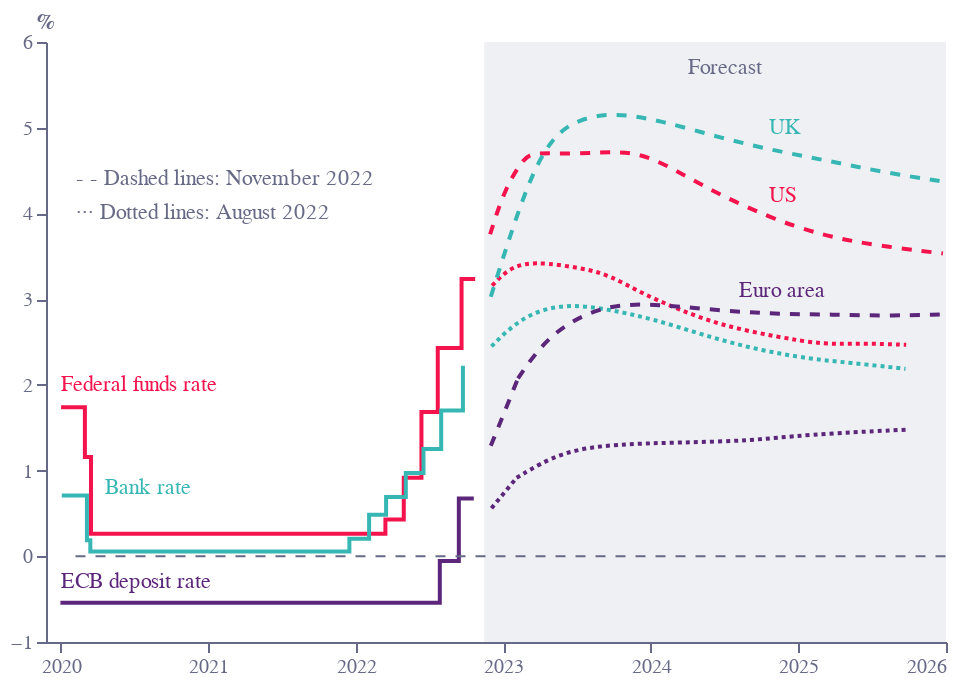

This figure's notebook cell:
### Code cell
base = alt.Chart(f2).encode(
    x=alt.X(
        "x1:Q",
        axis=alt.Axis(
            grid=False,
            titleAlign="center",
            titleAnchor="middle",
            # title="⬅ historical    forecast ➡",
            title='',
            titleY=-295,
            titleX=216,
            labelColor=colors["eco-gray"],
            titleColor=colors["eco-gray"],
            tickColor=colors["eco-gray"],
            domainColor=colors["eco-gray"],
            tickCount=5,
            orient="bottom",
            labelAngle=0,
            format='.0f'
        ),
        scale=alt.Scale(domain=[2019.9, 2026],nice=False),
    ),
    y=alt.Y(
        "y1:Q",
        sort=[],
        axis=alt.Axis(
            grid=False,
            title="%",
            titleX=-5,
            titleY=-5,
            titleBaseline="bottom",
            titleAngle=0,
            titleAlign="left",
            labelColor=colors["eco-gray"],
            titleColor=colors["eco-gray"],
            tickColor=colors["eco-gray"],
            domainColor=colors["eco-gray"],
        ),
        scale=alt.Scale(domain=[-1, 6]),
    )
)
line1 = base.mark_line(color=colors["eco-dot"],interpolate='step-after').encode(
).transform_filter('datum.x1<2022.9')
line2 = base.mark_line(color=colors["eco-dot"],interpolate='basis',strokeDash=[5,5]).encode(
).transform_filter('datum.x1>2022.9').transform_filter('datum.y1>3.5')
line3 = base.mark_line(color=colors["eco-dot"],interpolate='basis',strokeDash=[2,2]).encode(
).transform_filter('datum.x1>2022.9').transform_filter('datum.y1<3.5')
base=base.encode(x='x2:Q',y='y2:Q')
line4 = base.mark_line(color=colors["eco-turquiose"],interpolate='step-after').encode(
).transform_filter('datum.x1<2022.92')
line5 = base.mark_line(color=colors["eco-turquiose"],interpolate='basis',strokeDash=[5,5]).encode(
).transform_filter('datum.x1>2022.92').transform_filter('datum.y1>3.5')
line6 = base.mark_line(color=colors["eco-turquiose"],interpolate='basis',strokeDash=[2,2]).encode(
).transform_filter('datum.x1>2022.92').transform_filter('datum.y1<3.5')
base=base.encode(x='x3:Q',y='y3:Q')
line7 = base.mark_line(color=colors["eco-purple"],interpolate='step-after').encode(
).transform_filter('datum.x3<2022.8')
line8 = base.mark_line(color=colors["eco-purple"],interpolate='basis',strokeDash=[5,5]).encode(
).transform_filter('datum.x3>2023.0').transform_filter('datum.y3>1.5')
line9 = base.mark_line(color=colors["eco-purple"],interpolate='basis',strokeDash=[2,2]).encode(
).transform_filter('datum.x3>2023.0').transform_filter('datum.y3<1.5')
line8b = base.mark_line(color=colors["eco-purple"],interpolate='basis',strokeDash=[5,5]).encode(
).transform_filter('datum.x3>2022.8').transform_filter('datum.x3<2023.1').transform_filter('datum.y3>1.2')
line9b = base.mark_line(color=colors["eco-purple"],interpolate='basis',strokeDash=[2,2]).encode(
).transform_filter('datum.x3>2022.8').transform_filter('datum.x3<2023.1').transform_filter('datum.y3<1.2')
axis1 = (
    alt.Chart(pd.DataFrame([{"x1": 2020.1, "y1": 0}, {"x1": 2026, "y1": 0}]))
    .mark_line(strokeWidth=1, strokeDash=[5, 5], color=colors["eco-gray"])
    .encode(x=alt.X("x1:Q", sort=[]), y="y1:Q")
)
axis2 = (
    alt.Chart(pd.DataFrame([{"x1": 2022.87, "y1": -1}, {"x1": 2022.87, "y1": 6}]))
    .mark_line(strokeWidth=1, strokeDash=[5, 5], color=colors["eco-gray"])
    .encode(x=alt.X("x1:Q", sort=[]), y="y1:Q")
)
label1=alt.Chart(pd.DataFrame([{'x':2020.0,'y':2,'t':'Federal funds rate'}])).mark_text(color=colors['eco-dot'],align='left').encode(x='x:Q',y='y:Q',text='t:N')
label2=alt.Chart(pd.DataFrame([{'x':2020.3,'y':0.8,'t':'Bank rate'}])).mark_text(color=colors['eco-turquiose'],align='left').encode(x='x:Q',y='y:Q',text='t:N')
label3=alt.Chart(pd.DataFrame([{'x':2020.0,'y':-0.3,'t':'ECB deposit rate'}])).mark_text(color=colors['eco-purple'],align='left').encode(x='x:Q',y='y:Q',text='t:N')
label4=alt.Chart(pd.DataFrame([{'x':2024.8,'y':4.2,'t':'US'}])).mark_text(color=colors['eco-dot'],align='left').encode(x='x:Q',y='y:Q',text='t:N')
label5=alt.Chart(pd.DataFrame([{'x':2024.8,'y':5,'t':'UK'}])).mark_text(color=colors['eco-turquiose'],align='left').encode(x='x:Q',y='y:Q',text='t:N')
label6=alt.Chart(pd.DataFrame([{'x':2024.6,'y':3.1,'t':'Euro area'}])).mark_text(color=colors['eco-purple'],align='left').encode(x='x:Q',y='y:Q',text='t:N')
label7=alt.Chart(pd.DataFrame([{'x':2020.1,'y':4.4,'t':'- - Dashed lines: November 2022'}])).mark_text(color=colors['eco-gray'],align='left').encode(x='x:Q',y='y:Q',text='t:N')
label8=alt.Chart(pd.DataFrame([{'x':2020.1,'y':4,'t':'··· Dotted lines: August 2022'}])).mark_text(color=colors['eco-gray'],align='left').encode(x='x:Q',y='y:Q',text='t:N')
area = alt.Chart(pd.DataFrame([{'x':2022.87,'y':-1,'y2':6},{'x':2026,'y':-1,'y2':6}])).mark_area(opacity=0.1, color=colors["eco-gray"]).encode(
    y="y:Q", y2="y2:Q",x='x:Q')
label9=alt.Chart(pd.DataFrame([{'x':2024.5,'y':5.7,'t':'Forecast'}])).mark_text(color=colors['eco-gray'],align='center').encode(x='x:Q',y='y:Q',text='t:N')
layer1 = (
    ((area+line1+line2+line3+line4+line5+line6+line7+line8+line9+line8b+line9b+\
      axis1+label1+label2+label3+label4+label5+label6+label7+label8+label9).properties(height=300, width=450))
    .configure_view(stroke=None)
    .properties(title="")
)
layer1.save("visualisation/" + f + ".json")
layer1.save("visualisation/" + f + ".png")
layer1.save("visualisation/" + f + ".svg")
open("README.md", "a").write(readme)
layer1

### Figure 1 — Vega-Lite specification as saved in the notebook (floating-point values rounded to 4 significant figures)
{"config": {"view": {"continuousWidth": 400, "continuousHeight": 300, "stroke": null}}, "layer": [{"data": {"name": "data-136979204f17259904a0717000065067"}, "mark": {"type": "area", "color": "#676A86", "opacity": 0.1}, "encoding": {"x": {"field": "x", "type": "quantitative"}, "y": {"field": "y", "type": "quantitative"}, "y2": {"field": "y2"}}}, {"data": {"name": "data-d8cd504cee6209656761a0f9edd95e92"}, "mark": {"type": "line", "color": "#F4134D", "interpolate": "step-after"}, "encoding": {"x": {"axis": {"domainColor": "#676A86", "format": ".0f", "grid": false, "labelAngle": 0, "labelColor": "#676A86", "orient": "bottom", "tickColor": "#676A86", "tickCount": 5, "title": "", "titleAlign": "center", "titleAnchor": "middle", "titleColor": "#676A86", "titleX": 216, "titleY": -295}, "field": "x1", "scale": {"domain": [2020.0, 2026], "nice": false}, "type": "quantitative"}, "y": {"axis": {"domainColor": "#676A86", "grid": false, "labelColor": "#676A86", "tickColor": "#676A86", "title": "%", "titleAlign": "left", "titleAngle": 0, "titleBaseline": "bottom", "titleColor": "#676A86", "titleX": -5, "titleY": -5}, "field": "y1", "scale": {"domain": [-1, 6]}, "sort": [], "type": "quantitative"}}, "transform": [{"filter": "datum.x1<2022.9"}]}, {"data": {"name": "data-d8cd504cee6209656761a0f9edd95e92"}, "mark": {"type": "line", "color": "#F4134D", "interpolate": "basis", "strokeDash": [5, 5]}, "encoding": {"x": {"axis": {"domainColor": "#676A86", "format": ".0f", "grid": false, "labelAngle": 0, "labelColor": "#676A86", "orient": "bottom", "tickColor": "#676A86", "tickCount": 5, "title": "", "titleAlign": "center", "titleAnchor": "middle", "titleColor": "#676A86", "titleX": 216, "titleY": -295}, "field": "x1", "scale": {"domain": [2020.0, 2026], "nice": false}, "type": "quantitative"}, "y": {"axis": {"domainColor": "#676A86", "grid": false, "labelColor": "#676A86", "tickColor": "#676A86", "title": "%", "titleAlign": "left", "titleAngle": 0, "titleBaseline": "bottom", "titleColor": "#676A86", "titleX": -5, "titleY": -5}, "field": "y1", "scale": {"domain": [-1, 6]}, "sort": [], "type": "quantitative"}}, "transform": [{"filter": "datum.x1>2022.9"}, {"filter": "datum.y1>3.5"}]}, {"data": {"name": "data-d8cd504cee6209656761a0f9edd95e92"}, "mark": {"type": "line", "color": "#F4134D", "interpolate": "basis", "strokeDash": [2, 2]}, "encoding": {"x": {"axis": {"domainColor": "#676A86", "format": ".0f", "grid": false, "labelAngle": 0, "labelColor": "#676A86", "orient": "bottom", "tickColor": "#676A86", "tickCount": 5, "title": "", "titleAlign": "center", "titleAnchor": "middle", "titleColor": "#676A86", "titleX": 216, "titleY": -295}, "field": "x1", "scale": {"domain": [2020.0, 2026], "nice": false}, "type": "quantitative"}, "y": {"axis": {"domainColor": "#676A86", "grid": false, "labelColor": "#676A86", "tickColor": "#676A86", "title": "%", "titleAlign": "left", "titleAngle": 0, "titleBaseline": "bottom", "titleColor": "#676A86", "titleX": -5, "titleY": -5}, "field": "y1", "scale": {"domain": [-1, 6]}, "sort": [], "type": "quantitative"}}, "transform": [{"filter": "datum.x1>2022.9"}, {"filter": "datum.y1<3.5"}]}, {"data": {"name": "data-d8cd504cee6209656761a0f9edd95e92"}, "mark": {"type": "line", "color": "#36B7B4", "interpolate": "step-after"}, "encoding": {"x": {"field": "x2", "type": "quantitative"}, "y": {"field": "y2", "type": "quantitative"}}, "transform": [{"filter": "datum.x1<2022.92"}]}, {"data": {"name": "data-d8cd504cee6209656761a0f9edd95e92"}, "mark": {"type": "line", "color": "#36B7B4", "interpolate": "basis", "strokeDash": [5, 5]}, "encoding": {"x": {"field": "x2", "type": "quantitative"}, "y": {"field": "y2", "type": "quantitative"}}, "transform": [{"filter": "datum.x1>2022.92"}, {"filter": "datum.y1>3.5"}]}, {"data": {"name": "data-d8cd504cee6209656761a0f9edd95e92"}, "mark": {"type": "line", "color": "#36B7B4", "interpolate": "basis", "strokeDash": [2, 2]}, "encoding": {"x": {"field": "x2", "type": "quantitative"}, "y": {"field": "y2", "type": "quantitative"}}, "transform": [{"filter": "datum.x1>2022.92"}, {"filter": "datum.y1<3.5"}]}, {"data": {"name": "data-d8cd504cee6209656761a0f9edd95e92"}, "mark": {"type": "line", "color": "#5C267B", "interpolate": "step-after"}, "encoding": {"x": {"field": "x3", "type": "quantitative"}, "y": {"field": "y3", "type": "quantitative"}}, "transform": [{"filter": "datum.x3<2022.8"}]}, {"data": {"name": "data-d8cd504cee6209656761a0f9edd95e92"}, "mark": {"type": "line", "color": "#5C267B", "interpolate": "basis", "strokeDash": [5, 5]}, "encoding": {"x": {"field": "x3", "type": "quantitative"}, "y": {"field": "y3", "type": "quantitative"}}, "transform": [{"filter": "datum.x3>2023.0"}, {"filter": "datum.y3>1.5"}]}, {"data": {"name": "data-d8cd504cee6209656761a0f9edd95e92"}, "mark": {"type": "line", "color": "#5C267B", "interpolate": "basis", "strokeDash": [2, 2]}, "encoding": {"x": {"field": "x3", "type": "quantitative"}, "y": {"field": "y3", "type": "quantitative"}}, "transform": [{"filter": "datum.x3>2023.0"}, {"filter": "datum.y3<1.5"}]}, {"data": {"name": "data-d8cd504cee6209656761a0f9edd95e92"}, "mark": {"type": "line", "color": "#5C267B", "interpolate": "basis", "strokeDash": [5, 5]}, "encoding": {"x": {"field": "x3", "type": "quantitative"}, "y": {"field": "y3", "type": "quantitative"}}, "transform": [{"filter": "datum.x3>2022.8"}, {"filter": "datum.x3<2023.1"}, {"filter": "datum.y3>1.2"}]}, {"data": {"name": "data-d8cd504cee6209656761a0f9edd95e92"}, "mark": {"type": "line", "color": "#5C267B", "interpolate": "basis", "strokeDash": [2, 2]}, "encoding": {"x": {"field": "x3", "type": "quantitative"}, "y": {"field": "y3", "type": "quantitative"}}, "transform": [{"filter": "datum.x3>2022.8"}, {"filter": "datum.x3<2023.1"}, {"filter": "datum.y3<1.2"}]}, {"data": {"name": "data-04d84ff32c1f47a17d2458ed4f0e2528"}, "mark": {"type": "line", "color": "#676A86", "strokeDash": [5, 5], "strokeWidth": 1}, "encoding": {"x": {"field": "x1", "sort": [], "type": "quantitative"}, "y": {"field": "y1", "type": "quantitative"}}}, {"data": {"name": "data-21b72ef46bd2b26c26ee9544239be63a"}, "mark": {"type": "text", "align": "left", "color": "#F4134D"}, "encoding": {"text": {"field": "t", "type": "nominal"}, "x": {"field": "x", "type": "quantitative"}, "y": {"field": "y", "type": "quantitative"}}}, {"data": {"name": "data-6b5fbb5fd9e1de36ed212cfaccd9a6e4"}, "mark": {"type": "text", "align": "left", "color": "#36B7B4"}, "encoding": {"text": {"field": "t", "type": "nominal"}, "x": {"field": "x", "type": "quantitative"}, "y": {"field": "y", "type": "quantitative"}}}, {"data": {"name": "data-c4150732e3d28318674825c235d5a518"}, "mark": {"type": "text", "align": "left", "color": "#5C267B"}, "encoding": {"text": {"field": "t", "type": "nominal"}, "x": {"field": "x", "type": "quantitative"}, "y": {"field": "y", "type": "quantitative"}}}, {"data": {"name": "data-39d51aefbdeebca71bbc65f0456ee198"}, "mark": {"type": "text", "align": "left", "color": "#F4134D"}, "encoding": {"text": {"field": "t", "type": "nominal"}, "x": {"field": "x", "type": "quantitative"}, "y": {"field": "y", "type": "quantitative"}}}, {"data": {"name": "data-cd88bbcc75c08b7ba0a92d2f8c3a633c"}, "mark": {"type": "text", "align": "left", "color": "#36B7B4"}, "encoding": {"text": {"field": "t", "type": "nominal"}, "x": {"field": "x", "type": "quantitative"}, "y": {"field": "y", "type": "quantitative"}}}, {"data": {"name": "data-a7283c03851fce7e4d0f3badb062b825"}, "mark": {"type": "text", "align": "left", "color": "#5C267B"}, "encoding": {"text": {"field": "t", "type": "nominal"}, "x": {"field": "x", "type": "quantitative"}, "y": {"field": "y", "type": "quantitative"}}}, {"data": {"name": "data-21829a4773b25edee5f78094872e5779"}, "mark": {"type": "text", "align": "left", "color": "#676A86"}, "encoding": {"text": {"field": "t", "type": "nominal"}, "x": {"field": "x", "type": "quantitative"}, "y": {"field": "y", "type": "quantitative"}}}, {"data": {"name": "data-6c0b93f7bd788a19289862f7b7edee67"}, "mark": {"type": "text", "align": "left", "color": "#676A86"}, "encoding": {"text": {"field": "t", "type": "nominal"}, "x": {"field": "x", "type": "quantitative"}, "y": {"field": "y", "type": "quantitative"}}}, {"data": {"name": "data-bd203c9c5af230ea14e600c816305322"}, "mark": {"type": "text", "align": "center", "color": "#676A86"}, "encoding": {"text": {"field": "t", "type": "nominal"}, "x": {"field": "x", "type": "quantitative"}, "y": {"field": "y", "type": "quantitative"}}}], "height": 300, "title": "", "width": 450, "$schema": "https://vega.github.io/schema/vega-lite/v4.17.0.json", "datasets": {"data-136979204f17259904a0717000065067": [{"x": 2023.0, "y": -1, "y2": 6}, {"x": 2026.0, "y": -1, "y2": 6}], "data-d8cd504cee6209656761a0f9edd95e92": [{"x1": 2020.0, "y1": 1.738, "x2": 2020.0, "y2": 0.7103, "x3": 2020.0, "y3": -0.5421}, {"x1": 2020.0, "y1": 1.159, "x2": 2020.0, "y2": 0.1869, "x3": 2023.0, "y3": -0.05607}, {"x1": 2020.0, "y1": 0.2617, "x2": 2020.0, "y2": 0.05607, "x3": 2023.0, "y3": 0.6729}, {"x1": 2022.0, "y1": 0.4299, "x2": 2022.0, "y2": 0.2056, "x3": 2023.0, "y3": 0.6729}, {"x1": 2022.0, "y1": 0.9159, "x2": 2022.0, "y2": 0.486, "x3": 2023.0, "y3": 0.5607}, {"x1": 2022.0, "y1": 1.682, "x2": 2022.0, "y2": 0.6916, "x3": 2023.0, "y3": 1.29}, {"x1": 2023.0, "y1": 2.43, "x2": 2022.0, "y2": 0.972, "x3": 2023.0, "y3": 2.075}, {"x1": 2023.0, "y1": 3.234, "x2": 2022.0, "y2": 1.252, "x3": 2023.0, "y3": 2.617}, {"x1": 2023.0, "y1": 3.234, "x2": 2023.0, "y2": 1.701, "x3": 2024.0, "y3": 2.953}, {"x1": 2023.0, "y1": 3.757, "x2": 2023.0, "y2": 2.224, "x3": 2024.0, "y3": 2.935}, {"x1": 2023.0, "y1": 4.28, "x2": 2023.0, "y2": 3.028, "x3": 2025.0, "y3": 2.86}, {"x1": 2023.0, "y1": 4.654, "x2": 2023.0, "y2": 4.336, "x3": 2025.0, "y3": 2.822}, {"x1": 2023.0, "y1": 4.71, "x2": 2023.0, "y2": 4.897, "x3": 2025.0, "y3": 2.822}, {"x1": 2024.0, "y1": 4.692, "x2": 2024.0, "y2": 5.103, "x3": 2026.0, "y3": 2.804}, {"x1": 2024.0, "y1": 4.729, "x2": 2024.0, "y2": 5.178, "x3": 2026.0, "y3": 2.822}, {"x1": 2024.0, "y1": 4.673, "x2": 2024.0, "y2": 5.084, "x3": 2023.0, "y3": 0.9159}, {"x1": 2024.0, "y1": 4.318, "x2": 2024.0, "y2": 4.879, "x3": 2023.0, "y3": 1.234}, {"x1": 2025.0, "y1": 3.963, "x2": 2025.0, "y2": 4.729, "x3": 2024.0, "y3": 1.308}, {"x1": 2025.0, "y1": 3.738, "x2": 2025.0, "y2": 4.617, "x3": 2024.0, "y3": 1.327}, {"x1": 2026.0, "y1": 3.626, "x2": 2026.0, "y2": 4.486, "x3": 2025.0, "y3": 1.346}, {"x1": 2026.0, "y1": 3.533, "x2": 2026.0, "y2": 4.374, "x3": 2025.0, "y3": 1.421}, {"x1": 2023.0, "y1": 3.159, "x2": 2023.0, "y2": 2.449, "x3": 2026.0, "y3": 1.477}, {"x1": 2023.0, "y1": 3.346, "x2": 2023.0, "y2": 2.804, "x3": null, "y3": null}, {"x1": 2023.0, "y1": 3.421, "x2": 2023.0, "y2": 2.953, "x3": null, "y3": null}, {"x1": 2023.0, "y1": 3.421, "x2": 2024.0, "y2": 2.879, "x3": null, "y3": null}, {"x1": 2024.0, "y1": 3.364, "x2": 2024.0, "y2": 2.766, "x3": null, "y3": null}, {"x1": 2024.0, "y1": 3.29, "x2": 2024.0, "y2": 2.579, "x3": null, "y3": null}, {"x1": 2024.0, "y1": 3.065, "x2": 2025.0, "y2": 2.411, "x3": null, "y3": null}, {"x1": 2024.0, "y1": 2.879, "x2": 2025.0, "y2": 2.299, "x3": null, "y3": null}, {"x1": 2024.0, "y1": 2.692, "x2": 2025.0, "y2": 2.262, "x3": null, "y3": null}, {"x1": 2025.0, "y1": 2.561, "x2": 2026.0, "y2": 2.187, "x3": null, "y3": null}, {"x1": 2025.0, "y1": 2.467, "x2": null, "y2": null, "x3": null, "y3": null}, {"x1": 2025.0, "y1": 2.486, "x2": null, "y2": null, "x3": null, "y3": null}, {"x1": 2026.0, "y1": 2.467, "x2": null, "y2": null, "x3": null, "y3": null}], "data-04d84ff32c1f47a17d2458ed4f0e2528": [{"x1": 2020.0, "y1": 0}, {"x1": 2026.0, "y1": 0}], "data-21b72ef46bd2b26c26ee9544239be63a": [{"x": 2020.0, "y": 2, "t": "Federal funds rate"}], "data-6b5fbb5fd9e1de36ed212cfaccd9a6e4": [{"x": 2020.0, "y": 0.8, "t": "Bank rate"}], "data-c4150732e3d28318674825c235d5a518": [{"x": 2020.0, "y": -0.3, "t": "ECB deposit rate"}], "data-39d51aefbdeebca71bbc65f0456ee198": [{"x": 2025.0, "y": 4.2, "t": "US"}], "data-cd88bbcc75c08b7ba0a92d2f8c3a633c": [{"x": 2025.0, "y": 5, "t": "UK"}], "data-a7283c03851fce7e4d0f3badb062b825": [{"x": 2025.0, "y": 3.1, "t": "Euro area"}], "data-21829a4773b25edee5f78094872e5779": [{"x": 2020.0, "y": 4.4, "t": "- - Dashed lines: November 2022"}], "data-6c0b93f7bd788a19289862f7b7edee67": [{"x": 2020.0, "y": 4, "t": "··· Dotted lines: August 2022"}], "data-bd203c9c5af230ea14e600c816305322": [{"x": 2024.0, "y": 5.7, "t": "Forecast"}]}}
